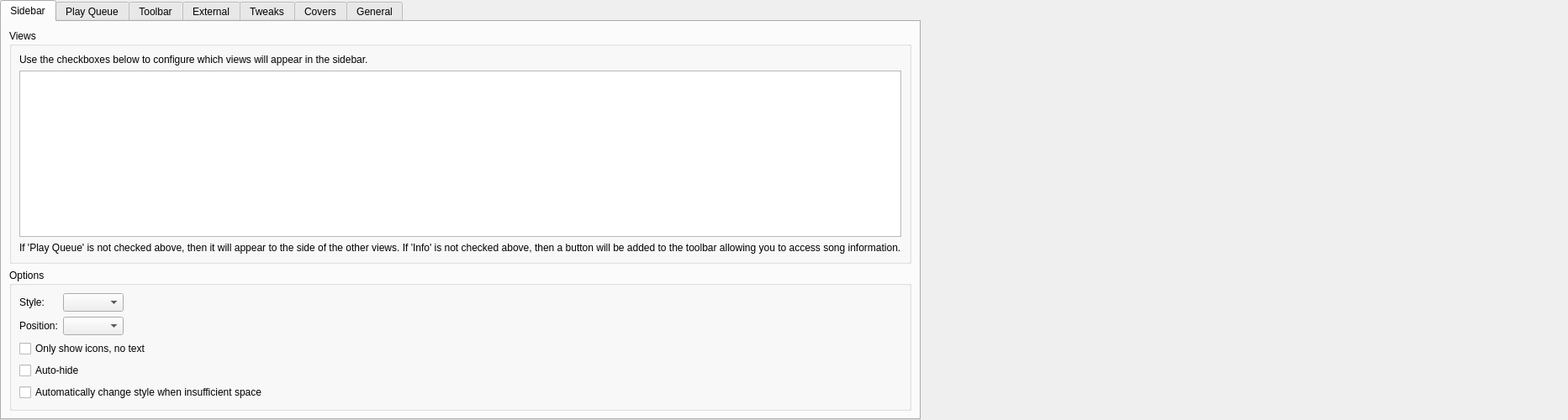
<?xml version="1.0" encoding="UTF-8"?>
<ui version="4.0">
 <class>InterfaceSettings</class>
 <widget class="QWidget" name="InterfaceSettings">
  <property name="geometry">
   <rect>
    <x>0</x>
    <y>0</y>
    <width>200</width>
    <height>500</height>
   </rect>
  </property>
  <layout class="QVBoxLayout" name="verticalLayout">
   <property name="leftMargin">
    <number>0</number>
   </property>
   <property name="topMargin">
    <number>0</number>
   </property>
   <property name="rightMargin">
    <number>770</number>
   </property>
   <property name="bottomMargin">
    <number>0</number>
   </property>
   <item>
    <widget class="QTabWidget" name="tabWidget">
     <property name="currentIndex">
      <number>0</number>
     </property>
     <property name="movable">
      <bool>false</bool>
     </property>
     <widget class="QWidget" name="sidebarTab">
      <attribute name="title">
       <string>Sidebar</string>
      </attribute>
      <layout class="QVBoxLayout" name="sidebarLayout">
       <item>
        <widget class="QGroupBox" name="viewsGroup">
         <property name="title">
          <string>Views</string>
         </property>
         <layout class="QVBoxLayout" name="verticalLayout_6">
          <item>
           <widget class="QLabel" name="label_2">
            <property name="text">
             <string>Use the checkboxes below to configure which views will appear in the sidebar.</string>
            </property>
            <property name="wordWrap">
             <bool>true</bool>
            </property>
           </widget>
          </item>
          <item>
           <widget class="QListWidget" name="views"/>
          </item>
          <item>
           <widget class="NoteLabel" name="sbPlayQueueLabel">
            <property name="text">
             <string>If 'Play Queue' is not checked above, then it will appear to the side of the other views. If 'Info' is not checked above, then a button will be added to the toolbar allowing you to access song information.</string>
            </property>
           </widget>
          </item>
         </layout>
        </widget>
       </item>
       <item>
        <widget class="QGroupBox" name="optionsGroup">
         <property name="title">
          <string>Options</string>
         </property>
         <layout class="QHBoxLayout" name="sbLayout">
          <item>
           <layout class="QFormLayout" name="styleLayout">
            <property name="fieldGrowthPolicy">
             <enum>QFormLayout::ExpandingFieldsGrow</enum>
            </property>
            <item row="0" column="0">
             <widget class="BuddyLabel" name="sbStyleLabel">
              <property name="text">
               <string>Style:</string>
              </property>
              <property name="buddy">
               <cstring>sbStyle</cstring>
              </property>
             </widget>
            </item>
            <item row="0" column="1">
             <widget class="QComboBox" name="sbStyle"/>
            </item>
            <item row="1" column="0">
             <widget class="BuddyLabel" name="sbPositionLabel">
              <property name="text">
               <string>Position:</string>
              </property>
              <property name="buddy">
               <cstring>sbPosition</cstring>
              </property>
             </widget>
            </item>
            <item row="1" column="1">
             <widget class="QComboBox" name="sbPosition"/>
            </item>
            <item row="2" column="0" colspan="2">
             <widget class="QCheckBox" name="sbIconsOnly">
              <property name="text">
               <string>Only show icons, no text</string>
              </property>
             </widget>
            </item>
            <item row="3" column="0" colspan="2">
             <widget class="QCheckBox" name="sbAutoHide">
              <property name="text">
               <string>Auto-hide</string>
              </property>
             </widget>
            </item>
            <item row="4" column="0" colspan="2">
             <widget class="QCheckBox" name="responsiveSidebar">
              <property name="text">
               <string>Automatically change style when insufficient space</string>
              </property>
              <property name="toolTip">
               <string>&lt;p&gt;Change to a small top bar (containing all views) when the window is narrow.&lt;/p&gt;</string>
              </property>
             </widget>
            </item>
           </layout>
          </item>
         </layout>
        </widget>
       </item>
      </layout>
     </widget>
     <widget class="QWidget" name="tab_5">
      <attribute name="title">
       <string>Play Queue</string>
      </attribute>
      <layout class="QFormLayout" name="formLayout_5">
       <property name="fieldGrowthPolicy">
        <enum>QFormLayout::ExpandingFieldsGrow</enum>
       </property>
       <item row="0" column="0">
        <widget class="BuddyLabel" name="playQueueViewLabel">
         <property name="text">
          <string>Style:</string>
         </property>
         <property name="buddy">
          <cstring>playQueueView</cstring>
         </property>
        </widget>
       </item>
       <item row="0" column="1">
        <widget class="QComboBox" name="playQueueView"/>
       </item>
       <item row="1" column="0" colspan="2">
        <widget class="QCheckBox" name="playQueueStartClosed">
         <property name="text">
          <string>Initially collapse albums</string>
         </property>
        </widget>
       </item>
       <item row="2" column="0" colspan="2">
        <widget class="QCheckBox" name="playQueueAutoExpand">
         <property name="text">
          <string>Automatically expand current album</string>
         </property>
        </widget>
       </item>
       <item row="3" column="0" colspan="2">
        <widget class="QCheckBox" name="playQueueScroll">
         <property name="text">
          <string>Scroll to current track</string>
         </property>
        </widget>
       </item>
       <item row="4" column="0" colspan="2">
        <widget class="QCheckBox" name="playQueueConfirmClear">
         <property name="text">
          <string>Prompt before clearing</string>
         </property>
        </widget>
       </item>
       <item row="5" column="0" colspan="2">
        <widget class="QCheckBox" name="playQueueSearch">
         <property name="text">
          <string>Separate action (and shortcut) for play queue search</string>
         </property>
        </widget>
       </item>
       <item row="6" column="0">
        <spacer name="macSpacerHack">
         <property name="orientation">
          <enum>Qt::Vertical</enum>
         </property>
         <property name="sizeType">
          <enum>QSizePolicy::Fixed</enum>
         </property>
         <property name="sizeHint" stdset="0">
          <size>
           <width>2</width>
           <height>1</height>
          </size>
         </property>
        </spacer>
       </item>
       <item row="7" column="0" colspan="2">
        <widget class="QGroupBox" name="playQueueBackgroundOptions">
         <property name="sizePolicy">
          <sizepolicy hsizetype="MinimumExpanding" vsizetype="Preferred">
           <horstretch>0</horstretch>
           <verstretch>0</verstretch>
          </sizepolicy>
         </property>
         <property name="title">
          <string>Background Image</string>
         </property>
         <layout class="QGridLayout" name="gridLayout">
          <item row="0" column="0" colspan="3">
           <widget class="QRadioButton" name="playQueueBackground_none">
            <property name="text">
             <string>None</string>
            </property>
           </widget>
          </item>
          <item row="1" column="0" colspan="3">
           <widget class="QRadioButton" name="playQueueBackground_cover">
            <property name="text">
             <string>Current album cover</string>
            </property>
           </widget>
          </item>
          <item row="2" column="0" colspan="2">
           <widget class="QRadioButton" name="playQueueBackground_custom">
            <property name="text">
             <string>Custom image:</string>
            </property>
           </widget>
          </item>
          <item row="2" column="2">
           <widget class="PathRequester" name="playQueueBackgroundFile">
            <property name="enabled">
             <bool>false</bool>
            </property>
            <property name="sizePolicy">
             <sizepolicy hsizetype="MinimumExpanding" vsizetype="Fixed">
              <horstretch>0</horstretch>
              <verstretch>0</verstretch>
             </sizepolicy>
            </property>
           </widget>
          </item>
          <item row="3" column="0">
           <widget class="QLabel" name="label_4b">
            <property name="text">
             <string>Blur:</string>
            </property>
           </widget>
          </item>
          <item row="3" column="1" colspan="2">
           <layout class="QHBoxLayout" name="playQueueBackgroundBlurLayout">
            <property name="leftMargin">
             <number>0</number>
            </property>
            <property name="topMargin">
             <number>0</number>
            </property>
            <property name="rightMargin">
             <number>0</number>
            </property>
            <property name="bottomMargin">
             <number>0</number>
            </property>
            <item>
             <widget class="QSlider" name="playQueueBackgroundBlur">
              <property name="enabled">
               <bool>false</bool>
              </property>
              <property name="maximum">
               <number>20</number>
              </property>
              <property name="pageStep">
               <number>1</number>
              </property>
              <property name="orientation">
               <enum>Qt::Horizontal</enum>
              </property>
              <property name="tickPosition">
               <enum>QSlider::TicksBelow</enum>
              </property>
              <property name="tickInterval">
               <number>1</number>
              </property>
             </widget>
            </item>
            <item>
             <widget class="QLabel" name="playQueueBackgroundBlurLabel">
              <property name="enabled">
               <bool>false</bool>
              </property>
              <property name="text">
               <string>10px</string>
              </property>
              <property name="alignment">
               <set>Qt::AlignRight|Qt::AlignTrailing|Qt::AlignVCenter</set>
              </property>
             </widget>
            </item>
           </layout>
          </item>
          <item row="4" column="0">
           <widget class="QLabel" name="label_4">
            <property name="text">
             <string>Opacity:</string>
            </property>
           </widget>
          </item>
          <item row="4" column="1" colspan="2">
           <layout class="QHBoxLayout" name="playQueueBackgroundOpacityLayout">
            <property name="leftMargin">
             <number>0</number>
            </property>
            <property name="topMargin">
             <number>0</number>
            </property>
            <property name="rightMargin">
             <number>0</number>
            </property>
            <property name="bottomMargin">
             <number>0</number>
            </property>
            <item>
             <widget class="QSlider" name="playQueueBackgroundOpacity">
              <property name="enabled">
               <bool>false</bool>
              </property>
              <property name="maximum">
               <number>100</number>
              </property>
              <property name="pageStep">
               <number>10</number>
              </property>
              <property name="orientation">
               <enum>Qt::Horizontal</enum>
              </property>
              <property name="tickPosition">
               <enum>QSlider::TicksBelow</enum>
              </property>
              <property name="tickInterval">
               <number>10</number>
              </property>
             </widget>
            </item>
            <item>
             <widget class="QLabel" name="playQueueBackgroundOpacityLabel">
              <property name="enabled">
               <bool>false</bool>
              </property>
              <property name="text">
               <string>40%</string>
              </property>
              <property name="alignment">
               <set>Qt::AlignRight|Qt::AlignTrailing|Qt::AlignVCenter</set>
              </property>
             </widget>
            </item>
           </layout>
          </item>
         </layout>
        </widget>
       </item>
      </layout>
     </widget>
     <widget class="QWidget" name="toolbarTab">
      <attribute name="title">
       <string>Toolbar</string>
      </attribute>
      <layout class="QFormLayout" name="toolbarTabLayout">
       <property name="fieldGrowthPolicy">
        <enum>QFormLayout::ExpandingFieldsGrow</enum>
       </property>
       <item row="0" column="0" colspan="2">
        <widget class="QCheckBox" name="showStopButton">
         <property name="text">
          <string>Show stop button</string>
         </property>
        </widget>
       </item>
       <item row="1" column="0" colspan="2">
        <widget class="QCheckBox" name="showCoverWidget">
         <property name="text">
          <string>Show cover of current track</string>
         </property>
        </widget>
       </item>
       <item row="3" column="0" colspan="2">
        <widget class="QCheckBox" name="showRatingWidget">
         <property name="text">
          <string>Show track rating</string>
         </property>
        </widget>
       </item>
       <item row="2" column="0">
        <widget class="QCheckBox" name="showTechnicalInfo">
         <property name="text">
          <string>Show technical info</string>
         </property>
        </widget>
       </item>
      </layout>
     </widget>
     <widget class="QWidget" name="tab_7">
      <attribute name="title">
       <string>External</string>
      </attribute>
      <layout class="QVBoxLayout" name="verticalLayout_5">
      <item>
       <widget class="QCheckBox" name="enableMpris">
        <property name="text">
         <string>Enable MPRIS D-BUS interface</string>
        </property>
       </widget>
      </item>
       <item>
        <widget class="QCheckBox" name="systemTrayPopup">
         <property name="text">
          <string>Show popup messages when changing tracks</string>
         </property>
        </widget>
       </item>
       <item>
        <widget class="QCheckBox" name="systemTrayCheckBox">
         <property name="enabled">
          <bool>true</bool>
         </property>
         <property name="text">
          <string>Show icon in notification area</string>
         </property>
        </widget>
       </item>
       <item>
        <widget class="QCheckBox" name="minimiseOnClose">
         <property name="enabled">
          <bool>true</bool>
         </property>
         <property name="text">
          <string>Minimize to notification area when closed</string>
         </property>
        </widget>
       </item>
       <item>
        <widget class="QGroupBox" name="startupState">
         <property name="title">
          <string>On Start-up</string>
         </property>
         <layout class="QVBoxLayout" name="verticalLayout_4">
          <item>
           <widget class="QRadioButton" name="startupStateShow">
            <property name="text">
             <string>Show main window</string>
            </property>
           </widget>
          </item>
          <item>
           <widget class="QRadioButton" name="startupStateHide">
            <property name="text">
             <string>Hide main window</string>
            </property>
           </widget>
          </item>
          <item>
           <widget class="QRadioButton" name="startupStateRestore">
            <property name="text">
             <string>Restore previous state</string>
            </property>
           </widget>
          </item>
         </layout>
        </widget>
       </item>
       <item>
        <spacer name="verticalSpacer_3">
         <property name="orientation">
          <enum>Qt::Vertical</enum>
         </property>
         <property name="sizeHint" stdset="0">
          <size>
           <width>2</width>
           <height>2</height>
          </size>
         </property>
        </spacer>
       </item>
      </layout>
     </widget>
     <widget class="QWidget" name="tab_4z">
      <attribute name="title">
       <string>Tweaks</string>
      </attribute>
      <layout class="QVBoxLayout" name="verticalLayout_7">
       <item>
        <widget class="QGroupBox" name="groupBox_2p">
         <property name="title">
          <string>Artist &amp;&amp; Album Sorting</string>
         </property>
         <layout class="QVBoxLayout" name="verticalLayout_2p">
          <item>
           <widget class="QLabel" name="ignorePrefixesLabel">
            <property name="text">
             <string>Enter a (comma separated) list of prefixes to ignore when sorting artist and albums. e.g. if set to 'The' then 'The Beatles' would be sorted by 'Beatles'</string>
            </property>
            <property name="wordWrap">
             <bool>true</bool>
            </property>
           </widget>
          </item>
          <item>
           <widget class="LineEdit" name="ignorePrefixes">
            <property name="placeholderText">
             <string>Enter comma separated list of prefixes...</string>
            </property>
           </widget>
          </item>
         </layout>
        </widget>
       </item>
       <item>
        <widget class="QGroupBox" name="groupBox_2">
         <property name="title">
          <string>Composer Support</string>
         </property>
         <layout class="QVBoxLayout" name="verticalLayout_2">
          <item>
           <widget class="QLabel" name="composerGenresLabel">
            <property name="text">
             <string>By default, Cantata uses the 'Album Artist' tag (or 'Artist' tag if a song has no 'Album Artist') to group songs and albums. For certain genres, e.g 'Classical', it may be preferable to use the 'Composer' tag (if set) to perform this grouping. Please enter a (comma separated) list of the genres with which you would like Cantata to use the 'Composer' tag.</string>
            </property>
            <property name="wordWrap">
             <bool>true</bool>
            </property>
           </widget>
          </item>
          <item>
           <widget class="LineEdit" name="composerGenres">
            <property name="placeholderText">
             <string>Enter comma separated list of genres...</string>
            </property>
           </widget>
          </item>
         </layout>
        </widget>
       </item>
       <item>
        <widget class="QGroupBox" name="groupBox_3">
         <property name="title">
          <string>Single Tracks</string>
         </property>
         <layout class="QVBoxLayout" name="verticalLayout_8">
          <item>
           <widget class="QLabel" name="singleTracksFoldersLabel">
            <property name="text">
             <string>If you have a lot of artists in your collection that only contain a single track, then it can be cumbersome for each of these to have their own entry in the list of artists. As a work-around for this, if you place these tracks into a separate folder, and enter this folder name below, then Cantata will group these under an album named 'Single Tracks' with an album artist of 'Various Artists'. You may enter a comma separated list of folder names (without leading or trailing path separators) below.</string>
            </property>
            <property name="wordWrap">
             <bool>true</bool>
            </property>
           </widget>
          </item>
          <item>
           <widget class="LineEdit" name="singleTracksFolders">
            <property name="placeholderText">
             <string>Comma separated list of folders that contain single track files...</string>
            </property>
           </widget>
          </item>
         </layout>
        </widget>
       </item>
       <item>
        <widget class="QGroupBox" name="groupBox_3xx">
         <property name="title">
          <string>Miscellaneous</string>
         </property>
         <layout class="QFormLayout" name="miscLayout">
          <item row="0" column="0">
           <widget class="QLabel" name="cueSupportLabel">
            <property name="text">
             <string>CUE files:</string>
            </property>
           </widget>
          </item>
          <item row="0" column="1">
           <widget class="QComboBox" name="cueSupport"/>
          </item>
          <item row="1" column="0">
           <widget class="QLabel" name="yearTagLabel">
            <property name="text">
             <string>Year tag:</string>
            </property>
           </widget>
          </item>
          <item row="1" column="1">
           <widget class="QComboBox" name="yearTag"/>
          </item>
         </layout>
        </widget>
       </item>
       <item>
        <widget class="NoteLabel" name="tweaksLabel">
         <property name="text">
          <string>Changing 'Artist &amp; Album Sorting', 'Single Tracks', or 'CUE files' will require a DB refresh in order to take effect. Changing 'Composer Support' or 'Year tag' will require restarting Cantata.</string>
         </property>
        </widget>
       </item>
       <item>
        <spacer name="verticalSpacer_2f">
         <property name="orientation">
          <enum>Qt::Vertical</enum>
         </property>
         <property name="sizeHint" stdset="0">
          <size>
           <width>16</width>
           <height>16</height>
          </size>
         </property>
        </spacer>
       </item>
      </layout>
     </widget>
     <widget class="QWidget" name="tab_4cvr">
      <attribute name="title">
       <string>Covers</string>
      </attribute>
      <layout class="QVBoxLayout" name="verticalLayout_7cvr">
       <item>
        <layout class="QFormLayout" name="formLayout_4cvr">
         <property name="fieldGrowthPolicy">
          <enum>QFormLayout::ExpandingFieldsGrow</enum>
         </property>
         <item row="0" column="0" colspan="2">
          <widget class="QCheckBox" name="fetchCovers">
           <property name="text">
            <string>Fetch missing covers</string>
           </property>
          </widget>
         </item>
         <item row="1" column="0" colspan="2">
          <widget class="QCheckBox" name="storeCoversInMpdDir">
           <property name="text">
            <string>Save downloaded covers into music folder</string>
           </property>
          </widget>
         </item>
         <item row="2" column="0">
          <widget class="BuddyLabel" name="coverFilenameLabel">
           <property name="text">
            <string>Filename:</string>
           </property>
           <property name="buddy">
            <cstring>coverFilename</cstring>
           </property>
          </widget>
         </item>
         <item row="2" column="1">
          <widget class="LineEdit" name="coverFilename">
           <property name="toolTip">
            <string>&lt;p&gt;Filename (without extension) to save downloaded covers as.&lt;br/&gt;If left blank 'cover' will be used.&lt;br/&gt;&lt;br/&gt;&lt;i&gt;%artist% will be replaced with album artist of the current song, and %album% will be replaced with the album name.&lt;/i&gt;&lt;/p&gt;</string>
           </property>
          </widget>
         </item>
        </layout>
       </item>
       <item>
        <widget class="NoteLabel" name="storeCoversInMpdDirLabel">
         <property name="text">
          <string>If you enable 'Save downloaded covers into music folder' you may need to clear the cache of any previous covers to force downloading of new covers. See 'Cache' settings page for further details.</string>
         </property>
        </widget>
       </item>
       <item>
        <widget class="NoteLabel" name="coverNameNoteLabel"/>
       </item>
       <item>
        <spacer name="verticalSpacer_2cvr">
         <property name="orientation">
          <enum>Qt::Vertical</enum>
         </property>
         <property name="sizeHint" stdset="0">
          <size>
           <width>16</width>
           <height>16</height>
          </size>
         </property>
        </spacer>
       </item>
      </layout>
     </widget>
     <widget class="QWidget" name="tab_4">
      <attribute name="title">
       <string>General</string>
      </attribute>
      <layout class="QVBoxLayout" name="verticalLayout_3">
       <item>
        <layout class="QFormLayout" name="formLayout_4">
         <property name="fieldGrowthPolicy">
          <enum>QFormLayout::ExpandingFieldsGrow</enum>
         </property>
         <item row="0" column="0" colspan="2">
          <widget class="QCheckBox" name="showDeleteAction">
           <property name="text">
            <string>Show delete action in context menus</string>
           </property>
          </widget>
         </item>
         <item row="1" column="0" colspan="2">
          <widget class="QCheckBox" name="forceSingleClick">
           <property name="text">
            <string>Enforce single-click activation of items</string>
           </property>
          </widget>
         </item>
         <item row="2" column="0" colspan="2">
          <widget class="QCheckBox" name="infoTooltips">
           <property name="text">
            <string>Show song information tooltips</string>
           </property>
          </widget>
         </item>
         <item row="3" column="0">
          <widget class="BuddyLabel" name="langLabel">
           <property name="text">
            <string>Language:</string>
           </property>
           <property name="buddy">
            <cstring>lang</cstring>
           </property>
          </widget>
         </item>
         <item row="3" column="1">
          <widget class="QComboBox" name="lang"/>
         </item>
         <item row="4" column="0">
          <widget class="BuddyLabel" name="styleLabel">
           <property name="text">
            <string>Style:</string>
           </property>
           <property name="buddy">
            <cstring>styleOption</cstring>
           </property>
          </widget>
         </item>
         <item row="4" column="1">
          <widget class="QComboBox" name="styleOption"/>
         </item>
        </layout>
       </item>
       <item>
        <widget class="NoteLabel" name="singleClickLabel">
         <property name="text">
          <string>Changing the 'Enforce single-click activation of items' setting will require a re-start of Cantata.</string>
         </property>
        </widget>
       </item>
       <item>
        <widget class="NoteLabel" name="langNoteLabel">
         <property name="text">
          <string>Changing the language setting will require a re-start of Cantata.</string>
         </property>
        </widget>
       </item>
       <item>
        <widget class="NoteLabel" name="styleNoteLabel">
         <property name="text">
          <string>Changing the style setting will require a re-start of Cantata.</string>
         </property>
        </widget>
       </item>
       <item>
        <spacer name="verticalSpacer_2c">
         <property name="orientation">
          <enum>Qt::Vertical</enum>
         </property>
         <property name="sizeHint" stdset="0">
          <size>
           <width>16</width>
           <height>16</height>
          </size>
         </property>
        </spacer>
       </item>
      </layout>
     </widget>
    </widget>
   </item>
  </layout>
 </widget>
 <customwidgets>
  <customwidget>
   <class>BuddyLabel</class>
   <extends>QLabel</extends>
   <header>support/buddylabel.h</header>
  </customwidget>
  <customwidget>
   <class>NoteLabel</class>
   <extends>QLabel</extends>
   <header>widgets/notelabel.h</header>
  </customwidget>
  <customwidget>
   <class>PathRequester</class>
   <extends>QLineEdit</extends>
   <header>support/pathrequester.h</header>
   <container>1</container>
  </customwidget>
  <customwidget>
   <class>LineEdit</class>
   <extends>QLineEdit</extends>
   <header>support/lineedit.h</header>
   <container>1</container>
  </customwidget>
 </customwidgets>
 <resources/>
 <connections>
  <connection>
   <sender>playQueueBackground_custom</sender>
   <signal>toggled(bool)</signal>
   <receiver>playQueueBackgroundFile</receiver>
   <slot>setEnabled(bool)</slot>
   <hints>
    <hint type="sourcelabel">
     <x>89</x>
     <y>262</y>
    </hint>
    <hint type="destinationlabel">
     <x>199</x>
     <y>271</y>
    </hint>
   </hints>
  </connection>
 </connections>
</ui>
